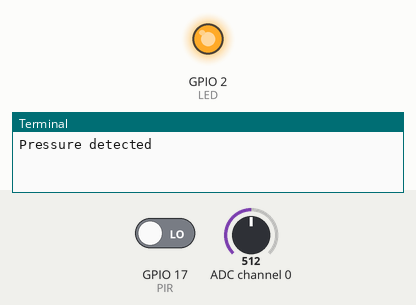
Recording of a program running on a simulated Raspberry Pi (BCM pin numbers). Shown: output pins drawn as LEDs (lit = HIGH), the last lines printed to the terminal. Inputs (shaded band) come from the test bench; at power-on: ADC channel 0 = 512, GPIO 17 (PIR) LOW (analog values on the 0–1023 scale). Sound played through the audio output is not drawn and takes no time; pins used as bus, display or sensor lines are not drawn.

Above: at 1.2 s.
1.3 s: ADC channel 0 set to 63
2.8 s: ADC channel 0 set to 52
At 3.3 s:
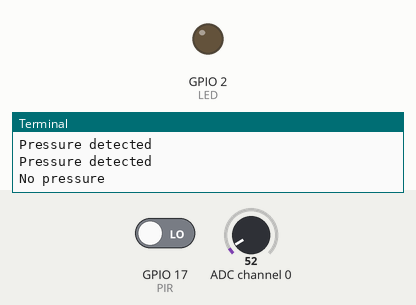
4.5 s: GPIO 17 (PIR) driven HIGH
At 5.7 s:
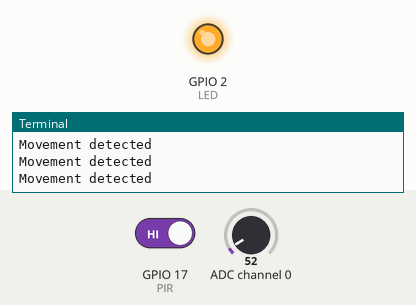
6.0 s: GPIO 17 (PIR) driven LOW
At 6.9 s:
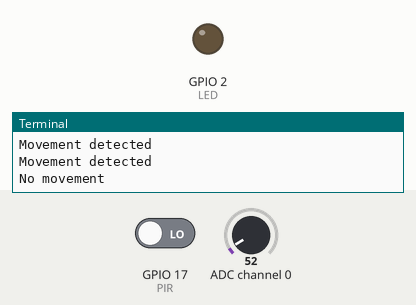
7.5 s: ADC channel 0 set to 122
At 8.6 s:
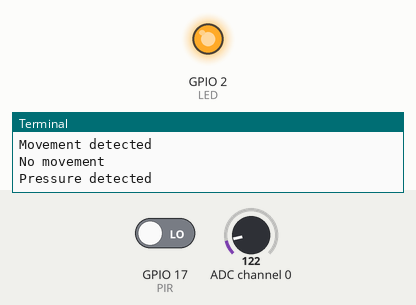
9.0 s: ADC channel 0 set to 0
At 10.3 s:
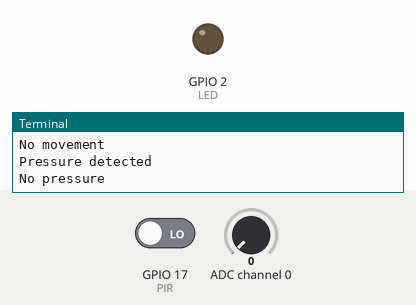
Timing chart, 0 to 11.5 s (numbered marks = the images above; inputs shaded):
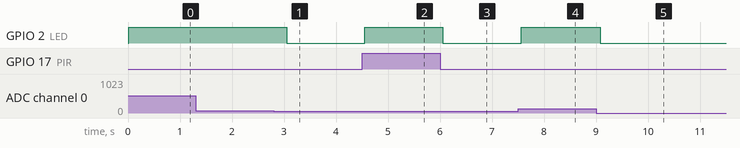

Measured:
- the behaviour switches between 57 and 56 on ADC channel 0 (found by bisection; images 0 and 1)
- after the input at 2.8 s, GPIO 2 (LED): HIGH → LOW after 0.25 s
- after the input at 4.5 s, GPIO 2 (LED): LOW → HIGH after 0.05 s
- after the input at 6.0 s, GPIO 2 (LED): HIGH → LOW after 0.05 s
- after the input at 7.5 s, GPIO 2 (LED): LOW → HIGH after 0.07 s
- after the input at 9.0 s, GPIO 2 (LED): HIGH → LOW after 0.08 s

The program:

telecare.py
```python
import sys
import time
import os
import RPi.GPIO as GPIO

GPIO.setmode(GPIO.BCM)
DEBUG = 0

# read SPI data from MCP3008 chip, 8 possible adc's (0 thru 7)
def readadc(adcnum, clockpin, mosipin, misopin, cspin):
    if ((adcnum > 7) or (adcnum < 0)):
        return -1
    GPIO.output(cspin, True)

    GPIO.output(clockpin, False)  # start clock low
    GPIO.output(cspin, False)     # bring CS low

    commandout = adcnum
    commandout |= 0x18  # start bit + single-ended bit
    commandout <<= 3    # we only need to send 5 bits here
    for i in range(5):
        if (commandout & 0x80):
            GPIO.output(mosipin, True)
        else:
            GPIO.output(mosipin, False)
        commandout <<= 1
        GPIO.output(clockpin, True)
        GPIO.output(clockpin, False)

    adcout = 0
    # read in one empty bit, one null bit and 10 ADC bits
    for i in range(12):
        GPIO.output(clockpin, True)
        GPIO.output(clockpin, False)
        adcout <<= 1
        if (GPIO.input(misopin)):
            adcout |= 0x1

    GPIO.output(cspin, True)

    adcout >>= 1       # first bit is 'null' so drop it
    return adcout

# change these as desired - they're the pins connected from the
# SPI port on the ADC to the Cobbler
SPICLK = 18
SPIMISO = 23
SPIMOSI = 24
SPICS = 25
PIR = 17
LED = 2

# set up the SPI interface pins
GPIO.setup(SPIMOSI, GPIO.OUT)
GPIO.setup(SPIMISO, GPIO.IN)
GPIO.setup(SPICLK, GPIO.OUT)
GPIO.setup(SPICS, GPIO.OUT)
GPIO.setup(PIR, GPIO.IN)
GPIO.setup(LED, GPIO.OUT)

# 10k trim pot connected to adc #0
potentiometer_adc = 0;

last_read = 0       # this keeps track of the last potentiometer value
tolerance = 5       # to keep from being jittery we'll only change
                    # volume when the pot has moved more than 5 'counts'

pressure = False
movement = False

while True:
    try:
        # we'll assume that the pot didn't move
        trim_pot_changed = False

        # read the analog pin
        trim_pot = readadc(potentiometer_adc, SPICLK, SPIMOSI, SPIMISO, SPICS)
        # how much has it changed since the last read?
        pot_adjust = abs(trim_pot - last_read)

        if DEBUG:
            print "trim_pot:", trim_pot
            print "pot_adjust:", pot_adjust
            print "last_read", last_read

        if ( pot_adjust > tolerance ):
           trim_pot_changed = True

        if DEBUG:
            print "trim_pot_changed", trim_pot_changed

        if ( trim_pot_changed ):
            set_volume = trim_pot / 10.24           # convert 10bit adc0 (0-1024) trim pot read into 0-100 volume level
            set_volume = round(set_volume)          # round out decimal value
            set_volume = int(set_volume)            # cast volume as integer

            if set_volume > 5:
                print "Pressure detected"
                pressure = True
            else:
                print "No pressure"
                pressure = False

            if DEBUG:
                print 'Volume = {volume}%' .format(volume = set_volume)
            set_vol_cmd = 'sudo amixer cset numid=1 -- {volume}% > /dev/null' .format(volume = set_volume)
            os.system(set_vol_cmd)  # set volume

            if DEBUG:
                print "set_volume", set_volume
                print "tri_pot_changed", set_volume

            # save the potentiometer reading for the next loop
            last_read = trim_pot

        i=GPIO.input(PIR)
        if i==0:                 #When output from motion sensor is LOW
            if movement:
                print "No movement"
            movement = False
        elif i==1:               #When output from motion sensor is HIGH
            print "Movement detected"
            movement = True

        if pressure or movement:
           GPIO.output(LED, 1)  #Turn ON LED
        else:
           GPIO.output(LED, 0)  #Turn OFF LED

        # hang out and do nothing for a half second
        time.sleep(0.5)
    except KeyboardInterrupt:
        print "Stopping..."
        break

GPIO.cleanup()
```
